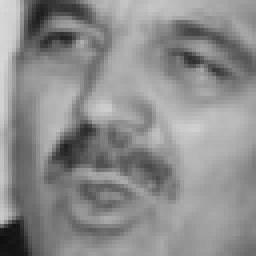
%> input picture p1/lfw1000/Abdullah_Gul_0019.pgm, 64 x 64 px (shown 4 times larger); its folder holds only this picture in this run
$ octave --eval "result = getEigenface;"   (GNU Octave 9; MATLAB toolbox functions it lacks are replaced by stand-ins)
%> lines starting %> are read from the running program, lines starting %| are printed output that depends on the picture
% returns a mean and variance normalized eigenface
% must be in right directory
function [eigenface] = getEigenface()
    %% read corpus of faces
    corpus = dir('lfw1000/');
    l = length(corpus);  % read from 3rd file (first 2 files are . and ..)
    nimages = l-2;
    [nrows, ncols] = size(imread(strcat('lfw1000/',corpus(3).name)));
%> nrows = 64; ncols = 64

    % matrix of all unrolled images (vectorized)
    images = zeros((nrows*ncols),nimages);
    % read in images from corpus
    for i=1:nimages
        name = corpus(i+2).name;
        % double is for computation
        % uint8 is 0-255
        image = double(imread(strcat('lfw1000/',name)));
%> image: size 64x64 double; min 15, max 216, mean 140.3; mean of the top-left, top-right, bottom-left and bottom-right quarters 143.6, 149.3, 116.6, 151.6
        image = image - mean(image(:));
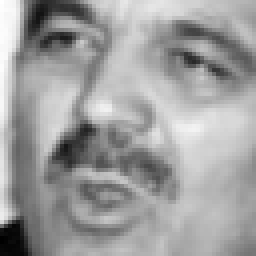
%> image: size 64x64 double (shown 4 times larger); min -125.3, max 75.74, mean 0; drawn with min black and max white
        image = image/norm(image(:));
        images(:,i) = image(:);
    end
    %% compute eigenvectors, sqrt eigenvalues == sv for sym, square, positive def
    % matrices
    [U,S,V]=svds(images,1);
%> U = 4096 values, max 0.033 at index 1, min -0.0545 at index 60, mean 0; S = 1; V = 1

    eigenface=reshape(U(:),nrows,ncols);
    figure; imshow(eigenface,[min(eigenface(:)) max(eigenface(:))]); title('before normalization');
%     eigenface = eigenface - mean(eigenface(:));
%     eigenface = eigenface./norm(eigenface(:));
    figure; imshow(eigenface,[min(eigenface(:)) max(eigenface(:))]); title('after normalization');
end

$ run again, on p1/lfw1000/Aldo_Paredes_0002.pgm
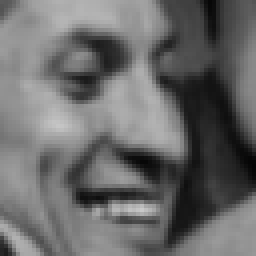
%> input picture p1/lfw1000/Aldo_Paredes_0002.pgm, 64 x 64 px (shown 4 times larger)
%> nrows = 64
%> in getEigenface, `image = image - mean(image(:));`:
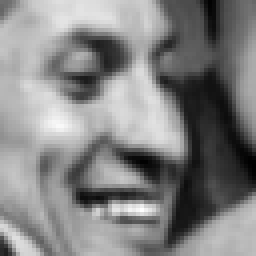
%> image: size 64x64 double (shown 4 times larger); min -101.1, max 94.86, mean 0; drawn with min black and max white
%> U = 4096 values, max 0.0332 at index 4074, min -0.0311 at index 2293, mean 0; S = 1; V = -1
%> in getEigenface, `eigenface=reshape(U(:),nrows,ncols);`:
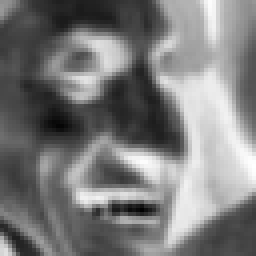
%> eigenface: size 64x64 double (shown 4 times larger); min -0.0311, max 0.0332, mean 0; drawn with min black and max white

$ run again, on p1/lfw1000/Alexander_Losyukov_0001.pgm
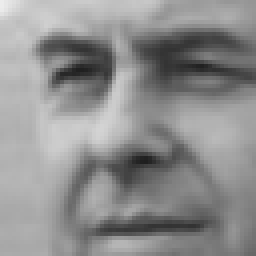
%> input picture p1/lfw1000/Alexander_Losyukov_0001.pgm, 64 x 64 px (shown 4 times larger)
%> nrows = 64
%> in getEigenface, `image = image - mean(image(:));`:
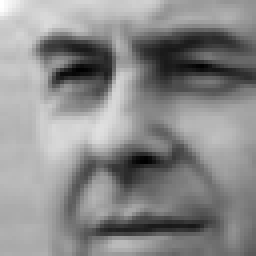
%> image: size 64x64 double (shown 4 times larger); min -111.4, max 93.64, mean 0; drawn with min black and max white
%> U = 4096 values, max 0.0364 at index 1, min -0.0433 at index 2345, mean -4.34e-19; S = 1
